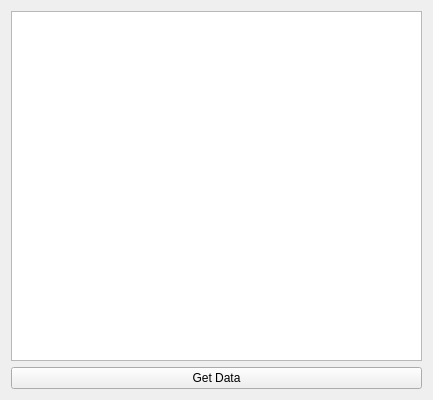
<?xml version="1.0" encoding="UTF-8"?>
<ui version="4.0">
 <class>Widget</class>
 <widget class="QWidget" name="Widget">
  <property name="geometry">
   <rect>
    <x>0</x>
    <y>0</y>
    <width>433</width>
    <height>400</height>
   </rect>
  </property>
  <property name="windowTitle">
   <string>Widget</string>
  </property>
  <layout class="QVBoxLayout" name="verticalLayout">
   <item>
    <widget class="QListView" name="listView"/>
   </item>
   <item>
    <widget class="QPushButton" name="pushButton">
     <property name="text">
      <string>Get Data</string>
     </property>
    </widget>
   </item>
  </layout>
 </widget>
 <resources/>
 <connections/>
</ui>
